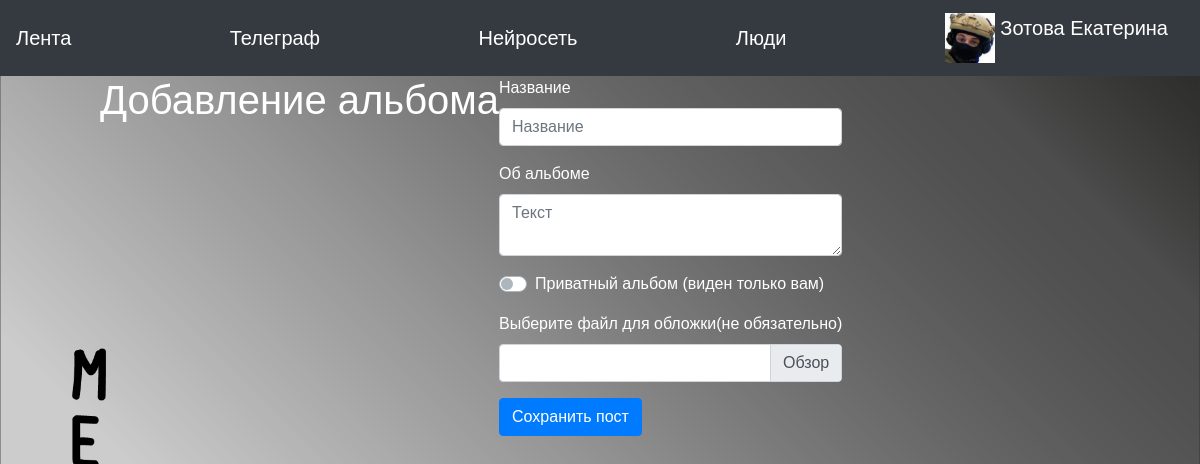
Screenshot of /add_album (signed in) with the database file from the repository.
### data/users.py (models this page shows, shortened)
class User(SqlAlchemyBase, UserMixin, SerializerMixin):
    __tablename__ = 'users'
    id = sqlalchemy.Column(sqlalchemy.Integer,
                           primary_key=True, autoincrement=True)
    name = sqlalchemy.Column(sqlalchemy.String, nullable=True)
    status = sqlalchemy.Column(sqlalchemy.String, nullable=True)
    email = sqlalchemy.Column(sqlalchemy.String,
                              index=True, unique=True, nullable=True)
    hashed_password = sqlalchemy.Column(sqlalchemy.String, nullable=True)
    created_date = sqlalchemy.Column(sqlalchemy.DateTime,
                                     default=datetime.datetime.now)
    friends = sqlalchemy.Column(sqlalchemy.String, nullable=True)
    avatar = sqlalchemy.Column(sqlalchemy.String,
                               default='/static/img/backgrounds/default.png')
    liked_news = sqlalchemy.Column(sqlalchemy.VARCHAR, nullable=True)
    liked_photos = sqlalchemy.Column(sqlalchemy.VARCHAR, nullable=True)
    background = sqlalchemy.Column(sqlalchemy.String, default='/static/img/backgrounds/default.png')
    theme = sqlalchemy.Column(sqlalchemy.Boolean, default=1)
    albums = sqlalchemy.Column(sqlalchemy.VARCHAR)

### main.py (the view, shortened to what this page needs)
@app.route('/add_album', methods=['GET', 'POST'])
@login_required
def add_album():
    form = NewsForm()
    if request.method == "GET":
        return render_template('add_album.html', title='Добавление альбома', form=form,
                               base=get_base())
    return render_template('add_album.html', title='Добавление альбома', form=form, base=get_base())

### main.py
class NewsForm(FlaskForm):
    title = 'Заголовок'
    content = "Содержание"
    is_private = "Личное"
    submit = 'Применить'

class BaseForm(FlaskForm):
    background = ""
    text_color = 'white'
    back = '#0a0a0a'
    back_color = '#646464'
    font_white = "white"
    js_for_files = ""

### data/db_session.py (called while the page is built)
def create_session() -> Session:
    global __factory
    return __factory()

### main.py (called while the page is built)
def get_base():
    base = BaseForm()
    if current_user.is_authenticated:
        base.background = current_user.background
        base.text_color = 'white' if not current_user.theme else 'black'
        base.back = '#0a0a0a' if not current_user.theme else '#f5f5f5'
        base.back_color = '#1e1e1e' if not current_user.theme else '#969696'
    else:
        base.background = ""
        base.text_color = 'black'
        base.back = '#0a0a0a'
        base.back_color = '#969696'
    base.js_for_files = url_for("static", filename="js/bs-custom-file-input.js")
    return base

@login_manager.user_loader
def load_user(user_id):
    session = db_session.create_session()
    return session.query(User).get(user_id)

### templates/add_album.html (shortened to what this page needs)
{% extends "base.html" %}
{% block content %}
<h1>Добавление альбома</h1>
<form action="" method="post"  enctype="multipart/form-data">
    <div class="form-group">
        <label for="title1">Название</label>
        <div class="input-group mb-3">
            <input type="text" class="form-control" id="title1" aria-label="Название"
                   aria-describedby="basic-addon1" name="title"
                   placeholder="Название" required>
        </div>
    </div>
    <div class="form-group">
        <div class="mb-3">
            <label for="validationTextarea">Об альбоме</label>
            <textarea class="form-control" id="validationTextarea"
                      placeholder="Текст" name="content"></textarea>
        </div>
    </div>
    <div class="form-group">
        <div class="custom-control custom-switch">
            <label class="custom-control-label" for="customSwitch1">Приватный альбом (виден только
                вам)</label>
        </div>
    </div>
    <div class="form-group">
        <label for="inputGroupFile03">Выберите файл для обложки(не обязательно)</label>
        <div class="input-group mb-3">
            <div class="custom-file">
                <label class="custom-file-label" for="inputGroupFile03" data-browse="Обзор"
                       aria-describedby="inputGroupFileAddon02"></label>
            </div>
        </div>
    </div>
    <div class="form-group">
        <input class="btn btn-primary" type="submit" value="Сохранить пост">
    </div>
</form>
{% endblock %}

### templates/base.html (shortened to what this page needs)
<!doctype html>
<html lang="en">
<head>
    <link rel="stylesheet"
          href="https://stackpath.bootstrapcdn.com/bootstrap/4.4.1/css/bootstrap.min.css"
>
</head>
<body>
<header>
    <nav class="navbar navbar-dark bg-dark">
        <a class="navbar-brand" href="/">Лента</a>
        {% if current_user.is_authenticated %}
        <a class="navbar-brand" href="/messages">Телеграф</a>
        <a class="navbar-brand" href="/neuro/meme">Нейросеть</a>
        <a class="navbar-brand" href="/people">Люди</a>
        <a class="navbar-brand" href="/profile/{{current_user.id}}">
            <img src={{current_user.avatar}}
                 width="50" height="50"
                 alt="PEP8" class="d-inline-block align-top"> {{current_user.name}}
        </a>
        {% else %}
        <p>
            <a class="btn btn-primary " href="/register">Зарегистрироваться</a>
            <a class="btn btn-success" href="/login">Войти</a>
        </p>
        {% endif %}
    </nav>
</header>
<main role="main" class="container-fluid">
    <div class="row">
        <div class="col-1"></div>
        {% block content %}{% endblock %}
    </div>
</main>
</body>
</html>

### rows the page displays
User: avatar (picture), name "Зотова Екатерина"
